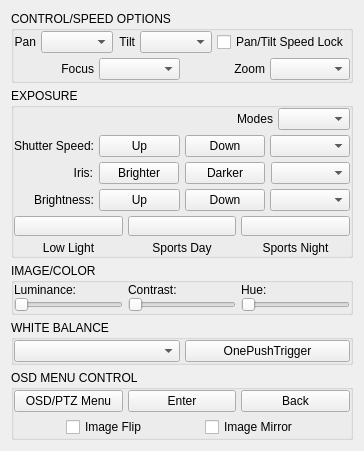
     <widget class="QWidget" name="rightPanel" native="true">
      <layout class="QHBoxLayout" name="horizontalLayout_11">
       <item>
        <layout class="QVBoxLayout" name="verticalLayout_4">
         <property name="spacing">
          <number>5</number>
         </property>
         <property name="leftMargin">
          <number>0</number>
         </property>
         <property name="topMargin">
          <number>0</number>
         </property>
         <property name="rightMargin">
          <number>0</number>
         </property>
         <property name="bottomMargin">
          <number>0</number>
         </property>
         <item>
          <widget class="QGroupBox" name="optionsGroup">
           <property name="title">
            <string>CONTROL/SPEED OPTIONS</string>
           </property>
           <layout class="QVBoxLayout" name="verticalLayout_16">
            <property name="spacing">
             <number>5</number>
            </property>
            <property name="leftMargin">
             <number>0</number>
            </property>
            <property name="topMargin">
             <number>0</number>
            </property>
            <property name="rightMargin">
             <number>0</number>
            </property>
            <property name="bottomMargin">
             <number>0</number>
            </property>
            <item>
             <layout class="QHBoxLayout" name="horizontalLayout_3">
              <property name="spacing">
               <number>5</number>
              </property>
              <property name="leftMargin">
               <number>0</number>
              </property>
              <property name="topMargin">
               <number>0</number>
              </property>
              <property name="rightMargin">
               <number>0</number>
              </property>
              <property name="bottomMargin">
               <number>0</number>
              </property>
              <item>
               <widget class="QLabel" name="label">
                <property name="text">
                 <string>Pan</string>
                </property>
                <property name="alignment">
                 <set>Qt::AlignRight|Qt::AlignTrailing|Qt::AlignVCenter</set>
                </property>
               </widget>
              </item>
              <item>
               <widget class="QComboBox" name="panSpeed">
                <property name="focusPolicy">
                 <enum>Qt::NoFocus</enum>
                </property>
               </widget>
              </item>
              <item>
               <widget class="QLabel" name="label_3">
                <property name="text">
                 <string>Tilt</string>
                </property>
                <property name="alignment">
                 <set>Qt::AlignRight|Qt::AlignTrailing|Qt::AlignVCenter</set>
                </property>
               </widget>
              </item>
              <item>
               <widget class="QComboBox" name="tiltSpeed">
                <property name="focusPolicy">
                 <enum>Qt::NoFocus</enum>
                </property>
               </widget>
              </item>
              <item>
               <widget class="QCheckBox" name="panTiltLock">
                <property name="text">
                 <string>Pan/Tilt Speed Lock</string>
                </property>
               </widget>
              </item>
             </layout>
            </item>
            <item>
             <layout class="QHBoxLayout" name="horizontalLayout_5">
              <property name="spacing">
               <number>5</number>
              </property>
              <property name="leftMargin">
               <number>0</number>
              </property>
              <property name="topMargin">
               <number>0</number>
              </property>
              <property name="rightMargin">
               <number>0</number>
              </property>
              <property name="bottomMargin">
               <number>0</number>
              </property>
              <item>
               <widget class="QLabel" name="label_4">
                <property name="text">
                 <string>Focus</string>
                </property>
                <property name="alignment">
                 <set>Qt::AlignRight|Qt::AlignTrailing|Qt::AlignVCenter</set>
                </property>
               </widget>
              </item>
              <item>
               <widget class="QComboBox" name="focusSpeed">
                <property name="focusPolicy">
                 <enum>Qt::NoFocus</enum>
                </property>
               </widget>
              </item>
              <item>
               <widget class="QLabel" name="label_2">
                <property name="text">
                 <string>Zoom</string>
                </property>
                <property name="alignment">
                 <set>Qt::AlignRight|Qt::AlignTrailing|Qt::AlignVCenter</set>
                </property>
               </widget>
              </item>
              <item>
               <widget class="QComboBox" name="zoomSpeed">
                <property name="focusPolicy">
                 <enum>Qt::NoFocus</enum>
                </property>
               </widget>
              </item>
             </layout>
            </item>
           </layout>
          </widget>
         </item>
         <item>
          <widget class="QGroupBox" name="exposureGroup">
           <property name="title">
            <string>EXPOSURE</string>
           </property>
           <layout class="QVBoxLayout" name="verticalLayout_17">
            <property name="spacing">
             <number>5</number>
            </property>
            <property name="leftMargin">
             <number>0</number>
            </property>
            <property name="topMargin">
             <number>0</number>
            </property>
            <property name="rightMargin">
             <number>0</number>
            </property>
            <property name="bottomMargin">
             <number>0</number>
            </property>
            <item>
             <layout class="QHBoxLayout" name="horizontalLayout_17">
              <property name="spacing">
               <number>5</number>
              </property>
              <property name="leftMargin">
               <number>0</number>
              </property>
              <property name="topMargin">
               <number>0</number>
              </property>
              <property name="rightMargin">
               <number>0</number>
              </property>
              <property name="bottomMargin">
               <number>0</number>
              </property>
              <item>
               <spacer name="horizontalSpacer_41">
                <property name="orientation">
                 <enum>Qt::Horizontal</enum>
                </property>
                <property name="sizeHint" stdset="0">
                 <size>
                  <width>40</width>
                  <height>20</height>
                 </size>
                </property>
               </spacer>
              </item>
              <item>
               <widget class="QLabel" name="label_9">
                <property name="text">
                 <string>Modes</string>
                </property>
                <property name="alignment">
                 <set>Qt::AlignLeading|Qt::AlignLeft|Qt::AlignVCenter</set>
                </property>
               </widget>
              </item>
              <item>
               <widget class="QComboBox" name="aeModeSelect"/>
              </item>
             </layout>
            </item>
            <item>
             <layout class="QHBoxLayout" name="horizontalLayout_16">
              <property name="spacing">
               <number>5</number>
              </property>
              <property name="leftMargin">
               <number>0</number>
              </property>
              <property name="topMargin">
               <number>0</number>
              </property>
              <property name="rightMargin">
               <number>0</number>
              </property>
              <property name="bottomMargin">
               <number>0</number>
              </property>
              <item>
               <widget class="QLabel" name="label_11">
                <property name="text">
                 <string>Shutter Speed:</string>
                </property>
                <property name="alignment">
                 <set>Qt::AlignRight|Qt::AlignTrailing|Qt::AlignVCenter</set>
                </property>
               </widget>
              </item>
              <item>
               <widget class="QPushButton" name="shutterUp">
                <property name="text">
                 <string>Up</string>
                </property>
               </widget>
              </item>
              <item>
               <widget class="QPushButton" name="shutterDown">
                <property name="text">
                 <string>Down</string>
                </property>
               </widget>
              </item>
              <item>
               <widget class="QComboBox" name="shutterCombo"/>
              </item>
             </layout>
            </item>
            <item>
             <layout class="QHBoxLayout" name="horizontalLayout_15">
              <property name="spacing">
               <number>6</number>
              </property>
              <property name="leftMargin">
               <number>0</number>
              </property>
              <property name="topMargin">
               <number>0</number>
              </property>
              <property name="rightMargin">
               <number>0</number>
              </property>
              <property name="bottomMargin">
               <number>0</number>
              </property>
              <item>
               <widget class="QLabel" name="label_10">
                <property name="text">
                 <string>Iris:</string>
                </property>
                <property name="alignment">
                 <set>Qt::AlignRight|Qt::AlignTrailing|Qt::AlignVCenter</set>
                </property>
               </widget>
              </item>
              <item>
               <widget class="QPushButton" name="irisUp">
                <property name="focusPolicy">
                 <enum>Qt::NoFocus</enum>
                </property>
                <property name="text">
                 <string>Brighter</string>
                </property>
               </widget>
              </item>
              <item>
               <widget class="QPushButton" name="irisDown">
                <property name="focusPolicy">
                 <enum>Qt::NoFocus</enum>
                </property>
                <property name="text">
                 <string>Darker</string>
                </property>
               </widget>
              </item>
              <item>
               <widget class="QComboBox" name="irisCombo"/>
              </item>
             </layout>
            </item>
            <item>
             <layout class="QHBoxLayout" name="horizontalLayout_20">
              <property name="spacing">
               <number>5</number>
              </property>
              <property name="leftMargin">
               <number>0</number>
              </property>
              <property name="topMargin">
               <number>0</number>
              </property>
              <property name="rightMargin">
               <number>0</number>
              </property>
              <property name="bottomMargin">
               <number>0</number>
              </property>
              <item>
               <widget class="QLabel" name="label_12">
                <property name="text">
                 <string>Brightness:</string>
                </property>
                <property name="alignment">
                 <set>Qt::AlignRight|Qt::AlignTrailing|Qt::AlignVCenter</set>
                </property>
               </widget>
              </item>
              <item>
               <widget class="QPushButton" name="brightUp">
                <property name="text">
                 <string>Up</string>
                </property>
               </widget>
              </item>
              <item>
               <widget class="QPushButton" name="brightDown">
                <property name="text">
                 <string>Down</string>
                </property>
               </widget>
              </item>
              <item>
               <widget class="QComboBox" name="brightCombo"/>
              </item>
             </layout>
            </item>
            <item>
             <layout class="QHBoxLayout" name="horizontalLayout_7">
              <item>
               <layout class="QVBoxLayout" name="verticalLayout_7">
                <item>
                 <widget class="QPushButton" name="lowLightBtn">
                  <property name="minimumSize">
                   <size>
                    <width>0</width>
                    <height>20</height>
                   </size>
                  </property>
                  <property name="maximumSize">
                   <size>
                    <width>16777215</width>
                    <height>20</height>
                   </size>
                  </property>
                  <property name="styleSheet">
                   <string notr="true">QPushButton{
	width : 60px;
	height : 20px;
	background :  url(':/ptzoptics-assets/img/lowlight.png') center bottom no-repeat;
}
QPushButton:hover{
	width : 60px;
	height : 20px;
	background :  url(':/ptzoptics-assets/img/lowlight.png') center center no-repeat;
}
QPushButton:pressed{
	width : 60px;
	height : 20px;
	background :  url(':/ptzoptics-assets/img/lowlight.png') center top no-repeat;
}</string>
                  </property>
                  <property name="text">
                   <string/>
                  </property>
                 </widget>
                </item>
                <item>
                 <widget class="QLabel" name="label_6">
                  <property name="text">
                   <string>Low Light</string>
                  </property>
                  <property name="alignment">
                   <set>Qt::AlignCenter</set>
                  </property>
                 </widget>
                </item>
               </layout>
              </item>
              <item>
               <layout class="QVBoxLayout" name="verticalLayout_9">
                <item>
                 <widget class="QPushButton" name="sportsDayBtn">
                  <property name="minimumSize">
                   <size>
                    <width>0</width>
                    <height>20</height>
                   </size>
                  </property>
                  <property name="maximumSize">
                   <size>
                    <width>16777215</width>
                    <height>20</height>
                   </size>
                  </property>
                  <property name="styleSheet">
                   <string notr="true">QPushButton{
	width : 60px;
	height : 20px;
	background :  url(':/ptzoptics-assets/img/sports1.png') center bottom no-repeat;
}
QPushButton:hover{
	width : 60px;
	height : 20px;
	background :  url(':/ptzoptics-assets/img/sports1.png') center center no-repeat;
}
QPushButton:pressed{
	width : 60px;
	height : 20px;
	background :  url(':/ptzoptics-assets/img/sports1.png') center top no-repeat;
}</string>
                  </property>
                  <property name="text">
                   <string/>
                  </property>
                 </widget>
                </item>
                <item>
                 <widget class="QLabel" name="label_7">
                  <property name="text">
                   <string>Sports Day</string>
                  </property>
                  <property name="alignment">
                   <set>Qt::AlignCenter</set>
                  </property>
                 </widget>
                </item>
               </layout>
              </item>
              <item>
               <layout class="QVBoxLayout" name="verticalLayout_20">
                <item>
                 <widget class="QPushButton" name="sportsNightBtn">
                  <property name="minimumSize">
                   <size>
                    <width>0</width>
                    <height>20</height>
                   </size>
                  </property>
                  <property name="maximumSize">
                   <size>
                    <width>16777215</width>
                    <height>20</height>
                   </size>
                  </property>
                  <property name="styleSheet">
                   <string notr="true">QPushButton{
	width : 60px;
	height : 20px;
	background :  url(':/ptzoptics-assets/img/sports2.png') center bottom no-repeat;
}
QPushButton:hover{
	width : 60px;
	height : 20px;
	background :  url(':/ptzoptics-assets/img/sports2.png') center center no-repeat;
}
QPushButton:pressed{
	width : 60px;
	height : 20px;
	background :  url(':/ptzoptics-assets/img/sports2.png') center top no-repeat;
}</string>
                  </property>
                  <property name="text">
                   <string/>
                  </property>
                 </widget>
                </item>
                <item>
                 <widget class="QLabel" name="label_8">
                  <property name="text">
                   <string>Sports Night</string>
                  </property>
                  <property name="alignment">
                   <set>Qt::AlignCenter</set>
                  </property>
                 </widget>
                </item>
               </layout>
              </item>
             </layout>
            </item>
           </layout>
          </widget>
         </item>
         <item>
          <widget class="QGroupBox" name="imageGroup">
           <property name="title">
            <string>IMAGE/COLOR</string>
           </property>
           <layout class="QVBoxLayout" name="verticalLayout_18">
            <property name="spacing">
             <number>5</number>
            </property>
            <property name="leftMargin">
             <number>0</number>
            </property>
            <property name="topMargin">
             <number>0</number>
            </property>
            <property name="rightMargin">
             <number>0</number>
            </property>
            <property name="bottomMargin">
             <number>0</number>
            </property>
            <item>
             <layout class="QHBoxLayout" name="horizontalLayout_24">
              <property name="spacing">
               <number>5</number>
              </property>
              <property name="leftMargin">
               <number>0</number>
              </property>
              <property name="topMargin">
               <number>0</number>
              </property>
              <property name="rightMargin">
               <number>0</number>
              </property>
              <property name="bottomMargin">
               <number>0</number>
              </property>
              <item>
               <layout class="QVBoxLayout" name="verticalLayout_12">
                <property name="spacing">
                 <number>0</number>
                </property>
                <property name="leftMargin">
                 <number>0</number>
                </property>
                <property name="topMargin">
                 <number>0</number>
                </property>
                <property name="rightMargin">
                 <number>0</number>
                </property>
                <property name="bottomMargin">
                 <number>0</number>
                </property>
                <item>
                 <widget class="QLabel" name="label_14">
                  <property name="text">
                   <string>Luminance:</string>
                  </property>
                 </widget>
                </item>
                <item>
                 <widget class="QSlider" name="luminanceSlider">
                  <property name="styleSheet">
                   <string notr="true"/>
                  </property>
                  <property name="maximum">
                   <number>14</number>
                  </property>
                  <property name="pageStep">
                   <number>3</number>
                  </property>
                  <property name="orientation">
                   <enum>Qt::Horizontal</enum>
                  </property>
                 </widget>
                </item>
               </layout>
              </item>
              <item>
               <layout class="QVBoxLayout" name="verticalLayout_13">
                <property name="spacing">
                 <number>0</number>
                </property>
                <property name="leftMargin">
                 <number>0</number>
                </property>
                <property name="topMargin">
                 <number>0</number>
                </property>
                <property name="rightMargin">
                 <number>0</number>
                </property>
                <property name="bottomMargin">
                 <number>0</number>
                </property>
                <item>
                 <widget class="QLabel" name="label_15">
                  <property name="text">
                   <string>Contrast:</string>
                  </property>
                 </widget>
                </item>
                <item>
                 <widget class="QSlider" name="contrastSlider">
                  <property name="maximum">
                   <number>14</number>
                  </property>
                  <property name="pageStep">
                   <number>3</number>
                  </property>
                  <property name="orientation">
                   <enum>Qt::Horizontal</enum>
                  </property>
                 </widget>
                </item>
               </layout>
              </item>
              <item>
               <layout class="QVBoxLayout" name="verticalLayout_11">
                <property name="spacing">
                 <number>0</number>
                </property>
                <property name="leftMargin">
                 <number>0</number>
                </property>
                <property name="topMargin">
                 <number>0</number>
                </property>
                <property name="rightMargin">
                 <number>0</number>
                </property>
                <property name="bottomMargin">
                 <number>0</number>
                </property>
                <item>
                 <widget class="QLabel" name="label_16">
                  <property name="text">
                   <string>Hue:</string>
                  </property>
                 </widget>
                </item>
                <item>
                 <widget class="QSlider" name="hueSlider">
                  <property name="maximum">
                   <number>14</number>
                  </property>
                  <property name="pageStep">
                   <number>3</number>
                  </property>
                  <property name="orientation">
                   <enum>Qt::Horizontal</enum>
                  </property>
                 </widget>
                </item>
               </layout>
              </item>
             </layout>
            </item>
           </layout>
          </widget>
         </item>
         <item>
          <widget class="QGroupBox" name="colorGroup">
           <property name="title">
            <string>WHITE BALANCE</string>
           </property>
           <layout class="QVBoxLayout" name="verticalLayout_19">
            <property name="spacing">
             <number>5</number>
            </property>
            <property name="leftMargin">
             <number>0</number>
            </property>
            <property name="topMargin">
             <number>0</number>
            </property>
            <property name="rightMargin">
             <number>0</number>
            </property>
            <property name="bottomMargin">
             <number>0</number>
            </property>
            <item>
             <layout class="QHBoxLayout" name="horizontalLayout_6">
              <item>
               <widget class="QComboBox" name="wbCombo"/>
              </item>
              <item>
               <widget class="QPushButton" name="onePushTriggerBtn">
                <property name="text">
                 <string>OnePushTrigger</string>
                </property>
               </widget>
              </item>
             </layout>
            </item>
           </layout>
          </widget>
         </item>
         <item>
          <widget class="QGroupBox" name="osdGroup">
           <property name="title">
            <string>OSD MENU CONTROL</string>
           </property>
           <layout class="QVBoxLayout" name="verticalLayout_21">
            <property name="spacing">
             <number>5</number>
            </property>
            <property name="leftMargin">
             <number>0</number>
            </property>
            <property name="topMargin">
             <number>0</number>
            </property>
            <property name="rightMargin">
             <number>0</number>
            </property>
            <property name="bottomMargin">
             <number>0</number>
            </property>
            <item>
             <layout class="QHBoxLayout" name="horizontalLayout_10">
              <property name="spacing">
               <number>5</number>
              </property>
              <property name="leftMargin">
               <number>0</number>
              </property>
              <property name="topMargin">
               <number>0</number>
              </property>
              <property name="rightMargin">
               <number>0</number>
              </property>
              <property name="bottomMargin">
               <number>0</number>
              </property>
              <item>
               <widget class="QPushButton" name="osdMenuBtn">
                <property name="styleSheet">
                 <string notr="true"/>
                </property>
                <property name="text">
                 <string>OSD/PTZ Menu</string>
                </property>
               </widget>
              </item>
              <item>
               <widget class="QPushButton" name="osdEnterBtn">
                <property name="text">
                 <string>Enter</string>
                </property>
               </widget>
              </item>
              <item>
               <widget class="QPushButton" name="osdBackBtn">
                <property name="text">
                 <string>Back</string>
                </property>
               </widget>
              </item>
             </layout>
            </item>
            <item>
             <layout class="QHBoxLayout" name="horizontalLayout_25">
              <property name="leftMargin">
               <number>0</number>
              </property>
              <property name="topMargin">
               <number>0</number>
              </property>
              <property name="rightMargin">
               <number>0</number>
              </property>
              <property name="bottomMargin">
               <number>0</number>
              </property>
              <item>
               <spacer name="horizontalSpacer_2">
                <property name="orientation">
                 <enum>Qt::Horizontal</enum>
                </property>
                <property name="sizeHint" stdset="0">
                 <size>
                  <width>40</width>
                  <height>20</height>
                 </size>
                </property>
               </spacer>
              </item>
              <item>
               <widget class="QCheckBox" name="imgFlipBtn">
                <property name="text">
                 <string>Image Flip</string>
                </property>
               </widget>
              </item>
              <item>
               <spacer name="horizontalSpacer_4">
                <property name="orientation">
                 <enum>Qt::Horizontal</enum>
                </property>
                <property name="sizeHint" stdset="0">
                 <size>
                  <width>40</width>
                  <height>20</height>
                 </size>
                </property>
               </spacer>
              </item>
              <item>
               <widget class="QCheckBox" name="imgMirrorBtn">
                <property name="text">
                 <string>Image Mirror</string>
                </property>
               </widget>
              </item>
              <item>
               <spacer name="horizontalSpacer_5">
                <property name="orientation">
                 <enum>Qt::Horizontal</enum>
                </property>
                <property name="sizeHint" stdset="0">
                 <size>
                  <width>40</width>
                  <height>20</height>
                 </size>
                </property>
               </spacer>
              </item>
             </layout>
            </item>
           </layout>
          </widget>
         </item>
        </layout>
       </item>
      </layout>
     </widget>
